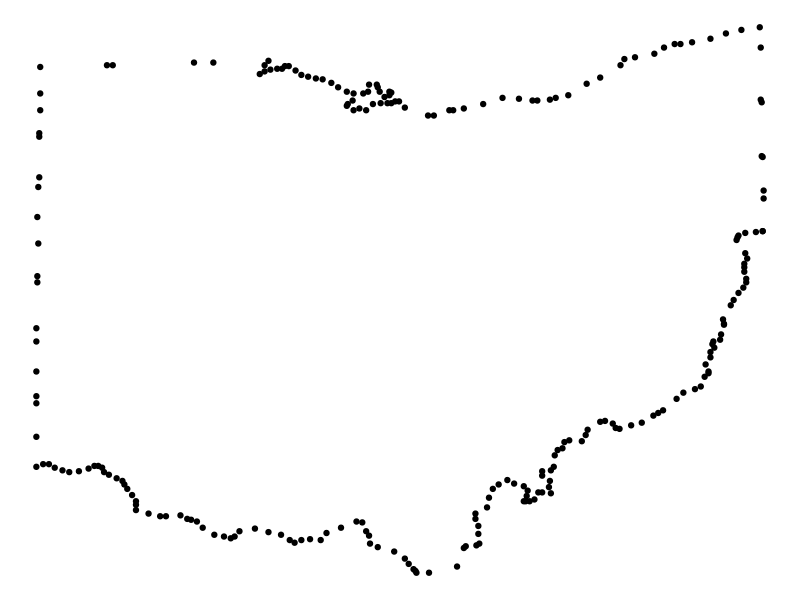
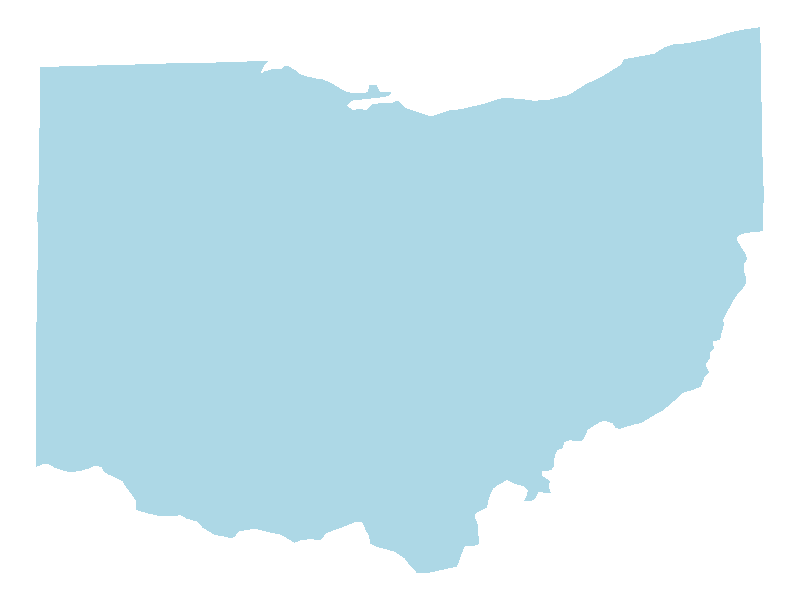
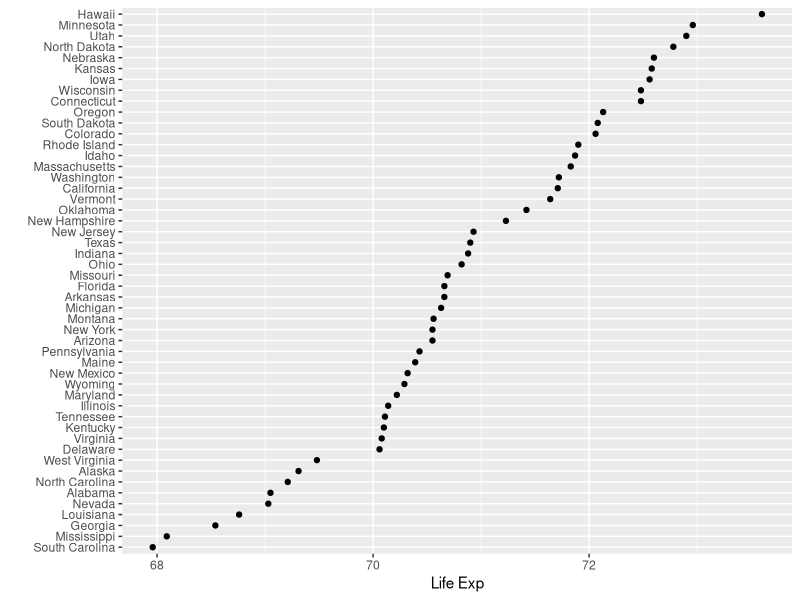
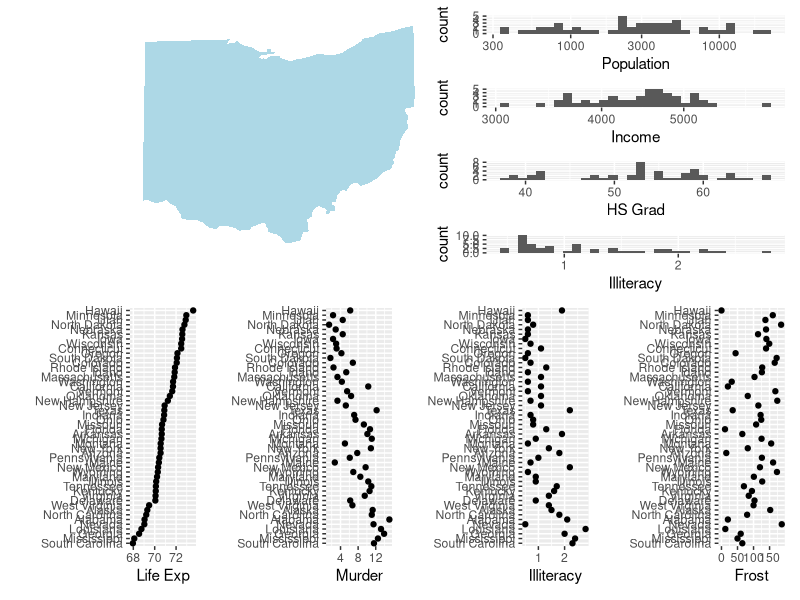
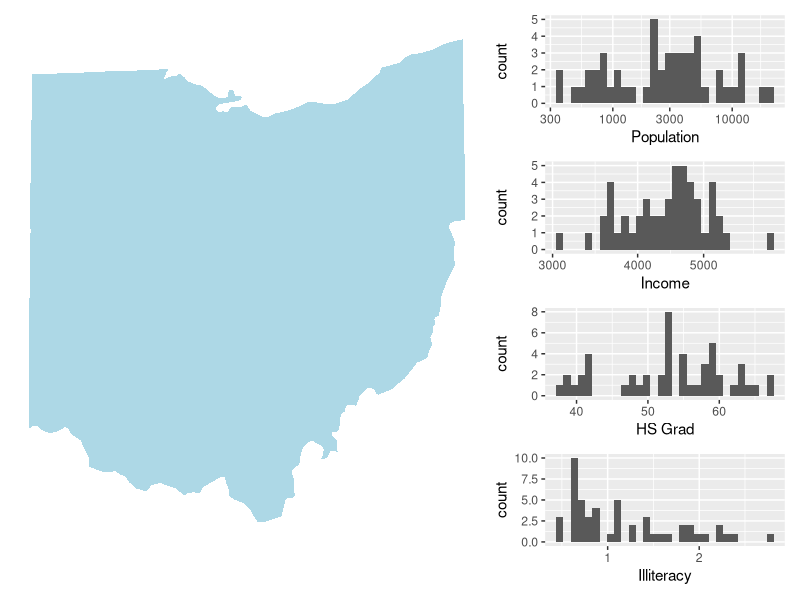
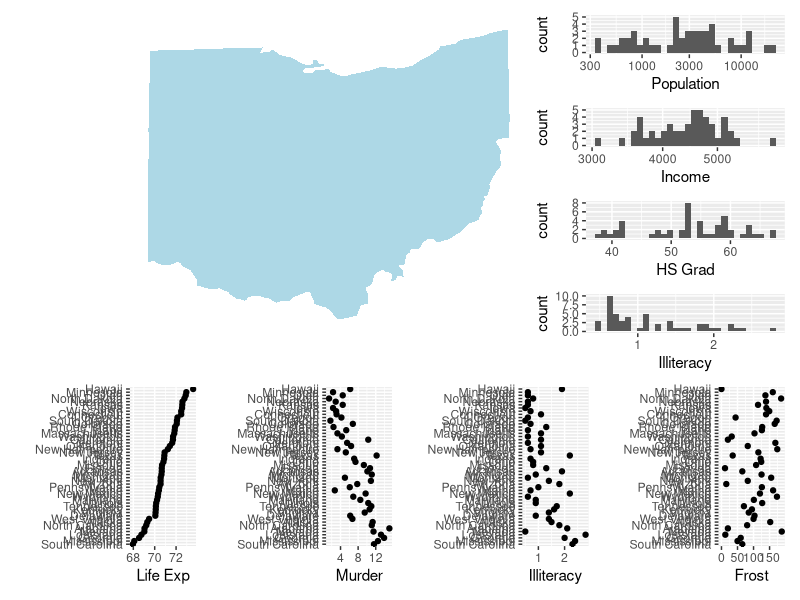

The R script that drew these images, in order:
# patchwork-extended-example.R
# Updated: 05 October 2021

library(maps)
library(ggplot2)
library(patchwork)

states_map <- map_data("state")

ohio_map <- subset(states_map, states_map$region == "ohio")

GTLEFT <- ggplot(data=ohio_map,
       aes(x=long, y=lat)) +
  geom_point(fill="white", colour="black") +
  theme_void()
GTLEFT

## points show how mapping region is defined - better display possible
GTLEFT <- ggplot(data=ohio_map,
      aes(x=long, y=lat)) +
  geom_polygon(fill="lightblue") +
  theme_void()

GTLEFT

# create a couple of other graphs for exploring patchwork
state.x77.DF <- as.data.frame(state.x77)
state.x77.DF$StateName <- rownames(state.x77)
names(state.x77.DF)

G1R <- ggplot(state.x77.DF,
       aes(x=Population)) +
  geom_histogram() +
  scale_x_log10()

G2R <- ggplot(state.x77.DF,
       aes(x=Income)) +
  geom_histogram() +
  scale_x_log10()

G3R <- ggplot(state.x77.DF,
       aes(x=`HS Grad`)) +
  geom_histogram() 

G4R <- ggplot(state.x77.DF,
       aes(x=Illiteracy)) +
  geom_histogram() 

GB1 <- ggplot(state.x77.DF,
       aes(x=`Life Exp`, y = reorder(StateName,`Life Exp`))) +
  geom_point() +
  labs(y = "")
GB1

GB2 <- ggplot(state.x77.DF,
       aes(x=Murder, y = reorder(StateName,`Life Exp`))) +
  geom_point() +
  labs(y = "")

GB3 <- ggplot(state.x77.DF,
       aes(x=Illiteracy, y = reorder(StateName,`Life Exp`))) +
  geom_point() +
  labs(y = "")

GB4 <- ggplot(state.x77.DF,
       aes(x=Frost, y = reorder(StateName,`Life Exp`))) +
  geom_point() +
  labs(y = "")


GPATCH <- ( GTLEFT | (G1R/G2R/G3R/G4R) ) / (GB1 | GB2 | GB3 | GB4)
GPATCH

#
# can control layouts
# https://patchwork.data-imaginist.com/articles/guides/layout.html

GTOP <- ( GTLEFT | (G1R/G2R/G3R/G4R) ) + plot_layout(widths=c(2,1))
GTOP

GTOP / (GB1 | GB2 | GB3 | GB4) + plot_layout(heights=c(2,1))




